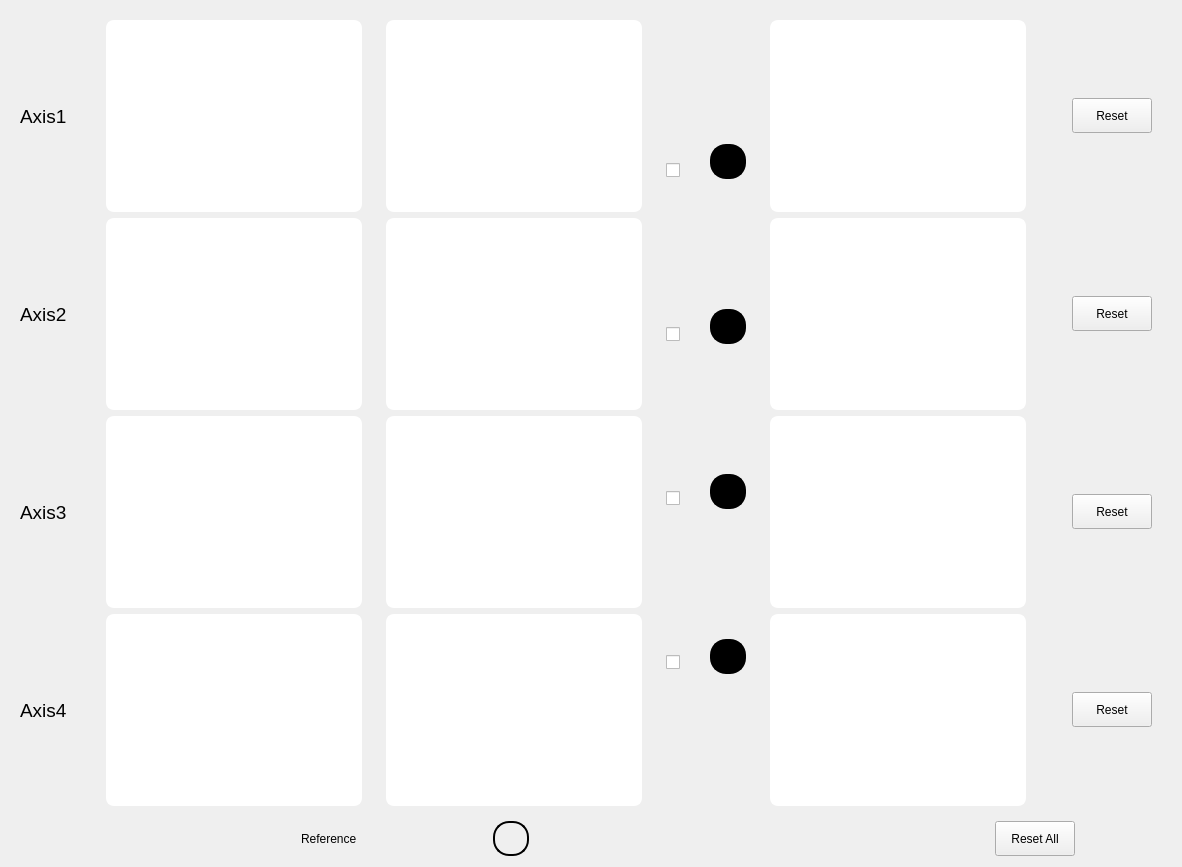
       <widget class="QWidget" name="MeasForm" native="true">
        <property name="styleSheet">
         <string notr="true">#MeasForm{
border: 1px solid;
	background-color: rgb(176, 207, 202);
    border: 2px solid gray;
    border-radius: 10px;
    padding: 0 8px;
}</string>
        </property>
        <layout class="QVBoxLayout" name="verticalLayout_8">
         <item>
          <layout class="QHBoxLayout" name="horizontalLayout_17">
           <item>
            <widget class="QWidget" name="verticalWidget" native="true">
             <property name="sizePolicy">
              <sizepolicy hsizetype="Expanding" vsizetype="Expanding">
               <horstretch>0</horstretch>
               <verstretch>0</verstretch>
              </sizepolicy>
             </property>
             <property name="minimumSize">
              <size>
               <width>300</width>
               <height>200</height>
              </size>
             </property>
             <property name="styleSheet">
              <string notr="true">QTextBrowser{
font: 75 12pt &quot;MS Shell Dlg 2&quot;;
border: 2px solid white;
padding: 0 8px;
border-radius:8px;
text-align: center;
background-color: white;
}</string>
             </property>
             <layout class="QVBoxLayout" name="verticalLayout">
              <item>
               <layout class="QHBoxLayout" name="horizontalLayout_7">
                <item>
                 <widget class="QLabel" name="label">
                  <property name="sizePolicy">
                   <sizepolicy hsizetype="Fixed" vsizetype="Preferred">
                    <horstretch>0</horstretch>
                    <verstretch>0</verstretch>
                   </sizepolicy>
                  </property>
                  <property name="minimumSize">
                   <size>
                    <width>80</width>
                    <height>0</height>
                   </size>
                  </property>
                  <property name="font">
                   <font>
                    <family>MS Shell Dlg 2</family>
                    <pointsize>14</pointsize>
                    <weight>9</weight>
                    <italic>false</italic>
                    <bold>false</bold>
                   </font>
                  </property>
                  <property name="styleSheet">
                   <string notr="true">QLabel{
font: 75 14pt &quot;MS Shell Dlg 2&quot;;
}</string>
                  </property>
                  <property name="text">
                   <string>Axis1</string>
                  </property>
                 </widget>
                </item>
                <item>
                 <widget class="QTextBrowser" name="displayPositionAxis1">
                  <property name="minimumSize">
                   <size>
                    <width>160</width>
                    <height>0</height>
                   </size>
                  </property>
                  <property name="styleSheet">
                   <string notr="true"/>
                  </property>
                 </widget>
                </item>
               </layout>
              </item>
              <item>
               <layout class="QHBoxLayout" name="horizontalLayout_4">
                <item>
                 <layout class="QHBoxLayout" name="horizontalLayout_5">
                  <item>
                   <widget class="QLabel" name="label_4">
                    <property name="sizePolicy">
                     <sizepolicy hsizetype="Fixed" vsizetype="Preferred">
                      <horstretch>0</horstretch>
                      <verstretch>0</verstretch>
                     </sizepolicy>
                    </property>
                    <property name="minimumSize">
                     <size>
                      <width>80</width>
                      <height>0</height>
                     </size>
                    </property>
                    <property name="font">
                     <font>
                      <family>MS Shell Dlg 2</family>
                      <pointsize>14</pointsize>
                      <weight>9</weight>
                      <italic>false</italic>
                      <bold>false</bold>
                     </font>
                    </property>
                    <property name="styleSheet">
                     <string notr="true">QLabel{
font: 75 14pt &quot;MS Shell Dlg 2&quot;;
}</string>
                    </property>
                    <property name="text">
                     <string>Axis2</string>
                    </property>
                   </widget>
                  </item>
                  <item>
                   <widget class="QTextBrowser" name="displayPositionAxis2"/>
                  </item>
                 </layout>
                </item>
               </layout>
              </item>
              <item>
               <layout class="QHBoxLayout" name="horizontalLayout_3">
                <item>
                 <widget class="QLabel" name="label_5">
                  <property name="sizePolicy">
                   <sizepolicy hsizetype="Fixed" vsizetype="Preferred">
                    <horstretch>0</horstretch>
                    <verstretch>0</verstretch>
                   </sizepolicy>
                  </property>
                  <property name="minimumSize">
                   <size>
                    <width>80</width>
                    <height>0</height>
                   </size>
                  </property>
                  <property name="font">
                   <font>
                    <family>MS Shell Dlg 2</family>
                    <pointsize>14</pointsize>
                    <weight>9</weight>
                    <italic>false</italic>
                    <bold>false</bold>
                   </font>
                  </property>
                  <property name="styleSheet">
                   <string notr="true">QLabel{
font: 75 14pt &quot;MS Shell Dlg 2&quot;;
}</string>
                  </property>
                  <property name="text">
                   <string>Axis3</string>
                  </property>
                 </widget>
                </item>
                <item>
                 <widget class="QTextBrowser" name="displayPositionAxis3">
                  <property name="styleSheet">
                   <string notr="true">text-align: center;</string>
                  </property>
                 </widget>
                </item>
               </layout>
              </item>
              <item>
               <layout class="QHBoxLayout" name="horizontalLayout">
                <item>
                 <widget class="QLabel" name="label_6">
                  <property name="sizePolicy">
                   <sizepolicy hsizetype="Fixed" vsizetype="Preferred">
                    <horstretch>0</horstretch>
                    <verstretch>0</verstretch>
                   </sizepolicy>
                  </property>
                  <property name="minimumSize">
                   <size>
                    <width>80</width>
                    <height>0</height>
                   </size>
                  </property>
                  <property name="font">
                   <font>
                    <family>MS Shell Dlg 2</family>
                    <pointsize>14</pointsize>
                    <weight>9</weight>
                    <italic>false</italic>
                    <bold>false</bold>
                   </font>
                  </property>
                  <property name="styleSheet">
                   <string notr="true">QLabel{
font: 75 14pt &quot;MS Shell Dlg 2&quot;;
}</string>
                  </property>
                  <property name="text">
                   <string>Axis4</string>
                  </property>
                 </widget>
                </item>
                <item>
                 <widget class="QTextBrowser" name="displayPositionAxis4"/>
                </item>
               </layout>
              </item>
             </layout>
            </widget>
           </item>
           <item>
            <widget class="QWidget" name="verticalWidget_12" native="true">
             <property name="sizePolicy">
              <sizepolicy hsizetype="Expanding" vsizetype="Expanding">
               <horstretch>0</horstretch>
               <verstretch>0</verstretch>
              </sizepolicy>
             </property>
             <property name="minimumSize">
              <size>
               <width>150</width>
               <height>200</height>
              </size>
             </property>
             <property name="styleSheet">
              <string notr="true">QTextBrowser{
font: 75 12pt &quot;MS Shell Dlg 2&quot;;
border: 2px solid white;
padding: 0 8px;
border-radius:8px;
text-align: center;
background-color: white;
}</string>
             </property>
             <layout class="QVBoxLayout" name="verticalLayout_44">
              <item>
               <layout class="QHBoxLayout" name="horizontalLayout_102">
                <item>
                 <widget class="QTextBrowser" name="biasModeAxis_1">
                  <property name="sizePolicy">
                   <sizepolicy hsizetype="Expanding" vsizetype="Expanding">
                    <horstretch>0</horstretch>
                    <verstretch>0</verstretch>
                   </sizepolicy>
                  </property>
                  <property name="minimumSize">
                   <size>
                    <width>150</width>
                    <height>0</height>
                   </size>
                  </property>
                  <property name="styleSheet">
                   <string notr="true"/>
                  </property>
                 </widget>
                </item>
               </layout>
              </item>
              <item>
               <layout class="QHBoxLayout" name="horizontalLayout_103">
                <item>
                 <layout class="QHBoxLayout" name="horizontalLayout_104">
                  <item>
                   <widget class="QTextBrowser" name="biasModeAxis_2">
                    <property name="sizePolicy">
                     <sizepolicy hsizetype="Expanding" vsizetype="Expanding">
                      <horstretch>0</horstretch>
                      <verstretch>0</verstretch>
                     </sizepolicy>
                    </property>
                    <property name="minimumSize">
                     <size>
                      <width>150</width>
                      <height>0</height>
                     </size>
                    </property>
                   </widget>
                  </item>
                 </layout>
                </item>
               </layout>
              </item>
              <item>
               <layout class="QHBoxLayout" name="horizontalLayout_105">
                <item>
                 <widget class="QTextBrowser" name="biasModeAxis_3">
                  <property name="sizePolicy">
                   <sizepolicy hsizetype="Expanding" vsizetype="Expanding">
                    <horstretch>0</horstretch>
                    <verstretch>0</verstretch>
                   </sizepolicy>
                  </property>
                  <property name="minimumSize">
                   <size>
                    <width>150</width>
                    <height>0</height>
                   </size>
                  </property>
                  <property name="styleSheet">
                   <string notr="true">text-align: center;</string>
                  </property>
                 </widget>
                </item>
               </layout>
              </item>
              <item>
               <layout class="QHBoxLayout" name="horizontalLayout_106">
                <item>
                 <widget class="QTextBrowser" name="biasModeAxis_4">
                  <property name="sizePolicy">
                   <sizepolicy hsizetype="Expanding" vsizetype="Expanding">
                    <horstretch>0</horstretch>
                    <verstretch>0</verstretch>
                   </sizepolicy>
                  </property>
                  <property name="minimumSize">
                   <size>
                    <width>150</width>
                    <height>0</height>
                   </size>
                  </property>
                 </widget>
                </item>
               </layout>
              </item>
             </layout>
            </widget>
           </item>
           <item>
            <widget class="QWidget" name="enableAxis" native="true">
             <layout class="QVBoxLayout" name="verticalLayout_7">
              <item>
               <spacer name="verticalSpacer_10">
                <property name="orientation">
                 <enum>Qt::Vertical</enum>
                </property>
                <property name="sizeType">
                 <enum>QSizePolicy::Fixed</enum>
                </property>
                <property name="sizeHint" stdset="0">
                 <size>
                  <width>20</width>
                  <height>10</height>
                 </size>
                </property>
               </spacer>
              </item>
              <item>
               <widget class="QCheckBox" name="enableAxis1">
                <property name="text">
                 <string/>
                </property>
               </widget>
              </item>
              <item>
               <spacer name="verticalSpacer_9">
                <property name="orientation">
                 <enum>Qt::Vertical</enum>
                </property>
                <property name="sizeType">
                 <enum>QSizePolicy::Fixed</enum>
                </property>
                <property name="sizeHint" stdset="0">
                 <size>
                  <width>20</width>
                  <height>10</height>
                 </size>
                </property>
               </spacer>
              </item>
              <item>
               <widget class="QCheckBox" name="enableAxis2">
                <property name="text">
                 <string/>
                </property>
               </widget>
              </item>
              <item>
               <spacer name="verticalSpacer_11">
                <property name="orientation">
                 <enum>Qt::Vertical</enum>
                </property>
                <property name="sizeType">
                 <enum>QSizePolicy::Fixed</enum>
                </property>
                <property name="sizeHint" stdset="0">
                 <size>
                  <width>20</width>
                  <height>10</height>
                 </size>
                </property>
               </spacer>
              </item>
              <item>
               <widget class="QCheckBox" name="enableAxis3">
                <property name="text">
                 <string/>
                </property>
               </widget>
              </item>
              <item>
               <spacer name="verticalSpacer_8">
                <property name="orientation">
                 <enum>Qt::Vertical</enum>
                </property>
                <property name="sizeType">
                 <enum>QSizePolicy::Fixed</enum>
                </property>
                <property name="sizeHint" stdset="0">
                 <size>
                  <width>20</width>
                  <height>10</height>
                 </size>
                </property>
               </spacer>
              </item>
              <item>
               <widget class="QCheckBox" name="enableAxis4">
                <property name="text">
                 <string/>
                </property>
               </widget>
              </item>
             </layout>
            </widget>
           </item>
           <item>
            <widget class="QWidget" name="verticalWidget" native="true">
             <property name="sizePolicy">
              <sizepolicy hsizetype="Fixed" vsizetype="Expanding">
               <horstretch>0</horstretch>
               <verstretch>0</verstretch>
              </sizepolicy>
             </property>
             <property name="minimumSize">
              <size>
               <width>50</width>
               <height>50</height>
              </size>
             </property>
             <property name="styleSheet">
              <string notr="true">
QPushButton{
border: 2px solid black;
background-color: black;
border-radius:16px;
}

QPushButton:hover{
}

QPushButton:pressed{
}</string>
             </property>
             <layout class="QVBoxLayout" name="verticalLayout_2">
              <item>
               <spacer name="verticalSpacer_7">
                <property name="orientation">
                 <enum>Qt::Vertical</enum>
                </property>
                <property name="sizeType">
                 <enum>QSizePolicy::Fixed</enum>
                </property>
                <property name="sizeHint" stdset="0">
                 <size>
                  <width>20</width>
                  <height>5</height>
                 </size>
                </property>
               </spacer>
              </item>
              <item>
               <widget class="QPushButton" name="led1">
                <property name="sizePolicy">
                 <sizepolicy hsizetype="Fixed" vsizetype="Fixed">
                  <horstretch>0</horstretch>
                  <verstretch>0</verstretch>
                 </sizepolicy>
                </property>
                <property name="minimumSize">
                 <size>
                  <width>35</width>
                  <height>35</height>
                 </size>
                </property>
                <property name="text">
                 <string/>
                </property>
               </widget>
              </item>
              <item>
               <spacer name="verticalSpacer_2">
                <property name="orientation">
                 <enum>Qt::Vertical</enum>
                </property>
                <property name="sizeType">
                 <enum>QSizePolicy::Fixed</enum>
                </property>
                <property name="sizeHint" stdset="0">
                 <size>
                  <width>10</width>
                  <height>5</height>
                 </size>
                </property>
               </spacer>
              </item>
              <item>
               <widget class="QPushButton" name="led2">
                <property name="sizePolicy">
                 <sizepolicy hsizetype="Fixed" vsizetype="Fixed">
                  <horstretch>0</horstretch>
                  <verstretch>0</verstretch>
                 </sizepolicy>
                </property>
                <property name="minimumSize">
                 <size>
                  <width>35</width>
                  <height>35</height>
                 </size>
                </property>
                <property name="text">
                 <string/>
                </property>
               </widget>
              </item>
              <item>
               <spacer name="verticalSpacer">
                <property name="orientation">
                 <enum>Qt::Vertical</enum>
                </property>
                <property name="sizeType">
                 <enum>QSizePolicy::Fixed</enum>
                </property>
                <property name="sizeHint" stdset="0">
                 <size>
                  <width>10</width>
                  <height>5</height>
                 </size>
                </property>
               </spacer>
              </item>
              <item>
               <widget class="QPushButton" name="led3">
                <property name="sizePolicy">
                 <sizepolicy hsizetype="Fixed" vsizetype="Fixed">
                  <horstretch>0</horstretch>
                  <verstretch>0</verstretch>
                 </sizepolicy>
                </property>
                <property name="minimumSize">
                 <size>
                  <width>35</width>
                  <height>35</height>
                 </size>
                </property>
                <property name="text">
                 <string/>
                </property>
               </widget>
              </item>
              <item>
               <spacer name="verticalSpacer_4">
                <property name="orientation">
                 <enum>Qt::Vertical</enum>
                </property>
                <property name="sizeType">
                 <enum>QSizePolicy::Fixed</enum>
                </property>
                <property name="sizeHint" stdset="0">
                 <size>
                  <width>35</width>
                  <height>5</height>
                 </size>
                </property>
               </spacer>
              </item>
              <item>
               <widget class="QPushButton" name="led4">
                <property name="sizePolicy">
                 <sizepolicy hsizetype="Fixed" vsizetype="Fixed">
                  <horstretch>0</horstretch>
                  <verstretch>0</verstretch>
                 </sizepolicy>
                </property>
                <property name="minimumSize">
                 <size>
                  <width>35</width>
                  <height>35</height>
                 </size>
                </property>
                <property name="text">
                 <string/>
                </property>
               </widget>
              </item>
              <item>
               <spacer name="verticalSpacer_3">
                <property name="orientation">
                 <enum>Qt::Vertical</enum>
                </property>
                <property name="sizeType">
                 <enum>QSizePolicy::Fixed</enum>
                </property>
                <property name="sizeHint" stdset="0">
                 <size>
                  <width>20</width>
                  <height>10</height>
                 </size>
                </property>
               </spacer>
              </item>
             </layout>
            </widget>
           </item>
           <item>
            <widget class="QWidget" name="verticalWidget_2" native="true">
             <property name="sizePolicy">
              <sizepolicy hsizetype="Expanding" vsizetype="Expanding">
               <horstretch>0</horstretch>
               <verstretch>0</verstretch>
              </sizepolicy>
             </property>
             <property name="minimumSize">
              <size>
               <width>290</width>
               <height>200</height>
              </size>
             </property>
             <property name="styleSheet">
              <string notr="true">QTextBrowser{
font: 75 12pt &quot;MS Shell Dlg 2&quot;;
border: 2px solid white;
padding: 0 8px;
text-align: center;
border-radius:8px;
background-color: white;
}</string>
             </property>
             <layout class="QVBoxLayout" name="verticalLayout_4">
              <item>
               <layout class="QHBoxLayout" name="horizontalLayout_18">
                <item>
                 <widget class="QTextBrowser" name="displayOptPwrAxis1"/>
                </item>
                <item>
                 <spacer name="horizontalSpacer_10">
                  <property name="orientation">
                   <enum>Qt::Horizontal</enum>
                  </property>
                  <property name="sizeType">
                   <enum>QSizePolicy::Fixed</enum>
                  </property>
                  <property name="sizeHint" stdset="0">
                   <size>
                    <width>40</width>
                    <height>20</height>
                   </size>
                  </property>
                 </spacer>
                </item>
                <item>
                 <widget class="QPushButton" name="resetButtonAxis1">
                  <property name="sizePolicy">
                   <sizepolicy hsizetype="Fixed" vsizetype="Fixed">
                    <horstretch>0</horstretch>
                    <verstretch>0</verstretch>
                   </sizepolicy>
                  </property>
                  <property name="minimumSize">
                   <size>
                    <width>80</width>
                    <height>35</height>
                   </size>
                  </property>
                  <property name="text">
                   <string>Reset</string>
                  </property>
                 </widget>
                </item>
               </layout>
              </item>
              <item>
               <layout class="QHBoxLayout" name="horizontalLayout_28">
                <item>
                 <widget class="QTextBrowser" name="displayOptPwrAxis2"/>
                </item>
                <item>
                 <spacer name="horizontalSpacer_11">
                  <property name="orientation">
                   <enum>Qt::Horizontal</enum>
                  </property>
                  <property name="sizeType">
                   <enum>QSizePolicy::Fixed</enum>
                  </property>
                  <property name="sizeHint" stdset="0">
                   <size>
                    <width>40</width>
                    <height>20</height>
                   </size>
                  </property>
                 </spacer>
                </item>
                <item>
                 <widget class="QPushButton" name="resetButtonAxis2">
                  <property name="sizePolicy">
                   <sizepolicy hsizetype="Fixed" vsizetype="Fixed">
                    <horstretch>0</horstretch>
                    <verstretch>0</verstretch>
                   </sizepolicy>
                  </property>
                  <property name="minimumSize">
                   <size>
                    <width>80</width>
                    <height>35</height>
                   </size>
                  </property>
                  <property name="text">
                   <string>Reset</string>
                  </property>
                 </widget>
                </item>
               </layout>
              </item>
              <item>
               <layout class="QHBoxLayout" name="horizontalLayout_25">
                <item>
                 <widget class="QTextBrowser" name="displayOptPwrAxis3"/>
                </item>
                <item>
                 <spacer name="horizontalSpacer_12">
                  <property name="orientation">
                   <enum>Qt::Horizontal</enum>
                  </property>
                  <property name="sizeType">
                   <enum>QSizePolicy::Fixed</enum>
                  </property>
                  <property name="sizeHint" stdset="0">
                   <size>
                    <width>40</width>
                    <height>20</height>
                   </size>
                  </property>
                 </spacer>
                </item>
                <item>
                 <widget class="QPushButton" name="resetButtonAxis3">
                  <property name="sizePolicy">
                   <sizepolicy hsizetype="Fixed" vsizetype="Fixed">
                    <horstretch>0</horstretch>
                    <verstretch>0</verstretch>
                   </sizepolicy>
                  </property>
                  <property name="minimumSize">
                   <size>
                    <width>80</width>
                    <height>35</height>
                   </size>
                  </property>
                  <property name="text">
                   <string>Reset</string>
                  </property>
                 </widget>
                </item>
               </layout>
              </item>
              <item>
               <layout class="QHBoxLayout" name="horizontalLayout_24"/>
              </item>
              <item>
               <layout class="QHBoxLayout" name="horizontalLayout_29">
                <item>
                 <widget class="QTextBrowser" name="displayOptPwrAxis4"/>
                </item>
                <item>
                 <spacer name="horizontalSpacer_13">
                  <property name="orientation">
                   <enum>Qt::Horizontal</enum>
                  </property>
                  <property name="sizeType">
                   <enum>QSizePolicy::Fixed</enum>
                  </property>
                  <property name="sizeHint" stdset="0">
                   <size>
                    <width>40</width>
                    <height>20</height>
                   </size>
                  </property>
                 </spacer>
                </item>
                <item>
                 <widget class="QPushButton" name="resetButtonAxis4">
                  <property name="sizePolicy">
                   <sizepolicy hsizetype="Fixed" vsizetype="Fixed">
                    <horstretch>0</horstretch>
                    <verstretch>0</verstretch>
                   </sizepolicy>
                  </property>
                  <property name="minimumSize">
                   <size>
                    <width>80</width>
                    <height>35</height>
                   </size>
                  </property>
                  <property name="text">
                   <string>Reset</string>
                  </property>
                 </widget>
                </item>
               </layout>
              </item>
             </layout>
            </widget>
           </item>
           <item>
            <spacer name="horizontalSpacer_100">
             <property name="orientation">
              <enum>Qt::Horizontal</enum>
             </property>
             <property name="sizeType">
              <enum>QSizePolicy::Fixed</enum>
             </property>
             <property name="sizeHint" stdset="0">
              <size>
               <width>10</width>
               <height>20</height>
              </size>
             </property>
            </spacer>
           </item>
          </layout>
         </item>
         <item>
          <layout class="QHBoxLayout" name="horizontalLayout_8">
           <item>
            <spacer name="horizontalSpacer_5">
             <property name="orientation">
              <enum>Qt::Horizontal</enum>
             </property>
             <property name="sizeType">
              <enum>QSizePolicy::Fixed</enum>
             </property>
             <property name="sizeHint" stdset="0">
              <size>
               <width>200</width>
               <height>20</height>
              </size>
             </property>
            </spacer>
           </item>
           <item>
            <widget class="QLabel" name="label_7">
             <property name="sizePolicy">
              <sizepolicy hsizetype="Fixed" vsizetype="Preferred">
               <horstretch>0</horstretch>
               <verstretch>0</verstretch>
              </sizepolicy>
             </property>
             <property name="text">
              <string>Reference</string>
             </property>
            </widget>
           </item>
           <item>
            <spacer name="horizontalSpacer_101">
             <property name="orientation">
              <enum>Qt::Horizontal</enum>
             </property>
             <property name="sizeType">
              <enum>QSizePolicy::Fixed</enum>
             </property>
             <property name="sizeHint" stdset="0">
              <size>
               <width>40</width>
               <height>20</height>
              </size>
             </property>
            </spacer>
           </item>
           <item>
            <widget class="QPushButton" name="led5">
             <property name="sizePolicy">
              <sizepolicy hsizetype="Fixed" vsizetype="Fixed">
               <horstretch>0</horstretch>
               <verstretch>0</verstretch>
              </sizepolicy>
             </property>
             <property name="minimumSize">
              <size>
               <width>35</width>
               <height>35</height>
              </size>
             </property>
             <property name="styleSheet">
              <string notr="true">QPushButton{
border: 2px solid black;
border-radius:16px;
}

QPushButton:hover{
}

QPushButton:pressed{
}</string>
             </property>
             <property name="text">
              <string/>
             </property>
            </widget>
           </item>
           <item>
            <spacer name="horizontalSpacer_4">
             <property name="orientation">
              <enum>Qt::Horizontal</enum>
             </property>
             <property name="sizeType">
              <enum>QSizePolicy::Fixed</enum>
             </property>
             <property name="sizeHint" stdset="0">
              <size>
               <width>370</width>
               <height>20</height>
              </size>
             </property>
            </spacer>
           </item>
           <item>
            <widget class="QPushButton" name="resetButtonAllAxis">
             <property name="sizePolicy">
              <sizepolicy hsizetype="Fixed" vsizetype="Fixed">
               <horstretch>0</horstretch>
               <verstretch>0</verstretch>
              </sizepolicy>
             </property>
             <property name="minimumSize">
              <size>
               <width>80</width>
               <height>35</height>
              </size>
             </property>
             <property name="styleSheet">
              <string notr="true"/>
             </property>
             <property name="text">
              <string>Reset All</string>
             </property>
            </widget>
           </item>
           <item>
            <spacer name="horizontalSpacer_15">
             <property name="orientation">
              <enum>Qt::Horizontal</enum>
             </property>
             <property name="sizeType">
              <enum>QSizePolicy::Fixed</enum>
             </property>
             <property name="sizeHint" stdset="0">
              <size>
               <width>4</width>
               <height>20</height>
              </size>
             </property>
            </spacer>
           </item>
          </layout>
         </item>
        </layout>
       </widget>
